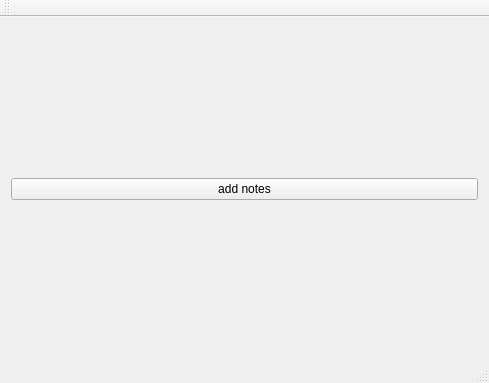
<?xml version="1.0" encoding="UTF-8"?>
<ui version="4.0">
 <class>dashboardClass</class>
 <widget class="QMainWindow" name="dashboardClass">
  <property name="geometry">
   <rect>
    <x>0</x>
    <y>0</y>
    <width>489</width>
    <height>383</height>
   </rect>
  </property>
  <property name="windowTitle">
   <string>dashboard</string>
  </property>
  <widget class="QWidget" name="centralWidget">
   <layout class="QHBoxLayout" name="horizontalLayout">
    <item>
     <layout class="QGridLayout" name="gridLayout_2">
      <item row="0" column="0">
       <widget class="QPushButton" name="noteAdd">
        <property name="text">
         <string>add notes</string>
        </property>
       </widget>
      </item>
     </layout>
    </item>
   </layout>
  </widget>
  <widget class="QToolBar" name="mainToolBar">
   <attribute name="toolBarArea">
    <enum>TopToolBarArea</enum>
   </attribute>
   <attribute name="toolBarBreak">
    <bool>false</bool>
   </attribute>
  </widget>
  <widget class="QStatusBar" name="statusBar"/>
 </widget>
 <layoutdefault spacing="6" margin="11"/>
 <resources/>
 <connections/>
</ui>
